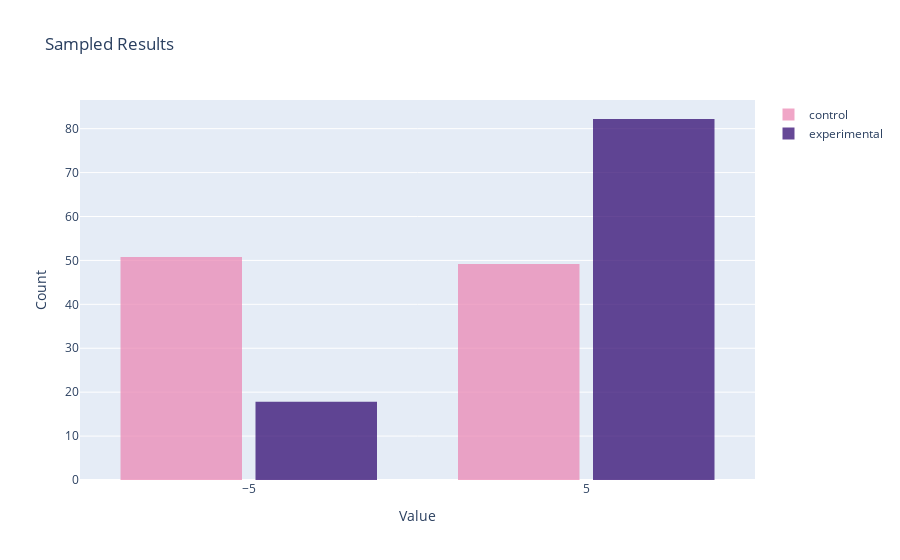

The notebook cell saved with this chart:
### Code cell
# print("occupancy:")
# print(assembler.occupancy.mean())
# print(production_control.occupancy.mean())
# print(qual_inspector.occupancy.mean())
# print(technician.occupancy.mean())

# print("available_quantity:")
# print(assembler.available_quantity.mean())
# print(production_control.available_quantity.mean())
# print(qual_inspector.available_quantity.mean())
# print(technician.available_quantity.mean())

# print("off clock:")
# print(1 - assembler.available_quantity.mean() - assembler.occupancy.mean())
# print(1 - production_control.available_quantity.mean() - production_control.occupancy.mean())
# print(1 - qual_inspector.available_quantity.mean() - qual_inspector.occupancy.mean())
# print(1 - technician.available_quantity.mean() - technician.occupancy.mean())

# assembly_bench_1.queue.print_statistics()
# quality_bench_1.queue.print_statistics()
# forklift_1.queue.print_statistics()
# print(assembly_bench_1.state())
# print(assembly_bench_1.state())

### Figure 1 — Plotly figure (JSON) as saved in the notebook; plotly's stock layout.template omitted (floating-point values rounded to 4 significant figures; data arrays with more than 128 entries replaced by an {"elided": "..."} marker saying what was removed)
{"data": [{"histnorm": "percent", "marker": {"color": "#EB89B5"}, "name": "control", "opacity": 0.75, "type": "histogram", "x": {"elided": "500 float values"}, "xbins": {"end": 200, "size": 10, "start": -20}}, {"histnorm": "percent", "marker": {"color": "#330C73"}, "name": "experimental", "opacity": 0.75, "type": "histogram", "x": {"elided": "500 float values"}, "xbins": {"end": 200, "size": 10, "start": -20}}], "layout": {"bargap": 0.2, "bargroupgap": 0.1, "title": {"text": "Sampled Results"}, "xaxis": {"title": {"text": "Value"}}, "yaxis": {"title": {"text": "Count"}}}}
